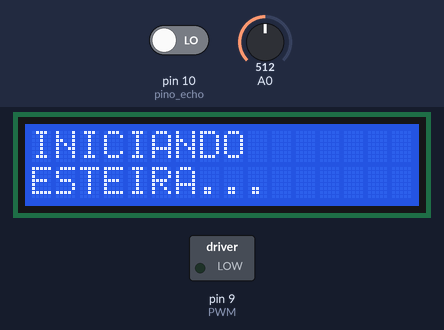
Simulated run of this sketch. Board: Arduino Uno, built with avr-gcc and run on an emulated ATmega328P. Parts: 16×2 character LCD, switched loads named in the sketch (green lamp = pin HIGH). The test bench sets the inputs (shaded band); at power-on: A0 = 512, pin 10 (pino_echo) LOW. Pins used as bus, display or sensor lines are not drawn.

Above: at 0.6 s.
At 7.7 s:
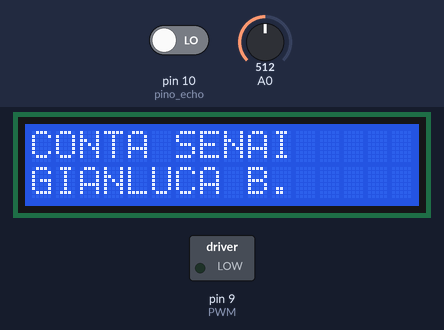
9.1 s: A0 set to 306
At 11.0 s:
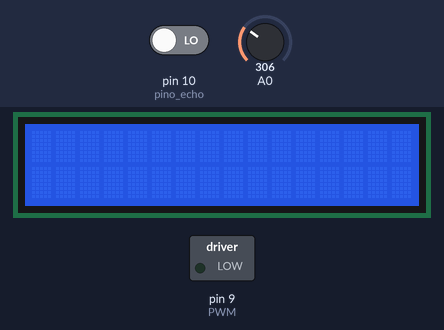
11.1 s: A0 set to 511
At 13.4 s:
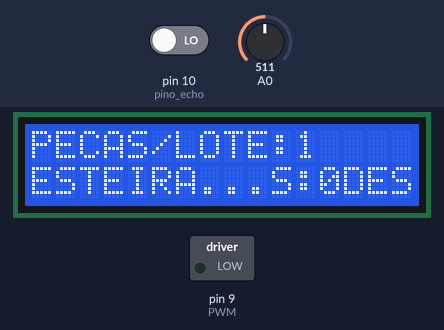
18.6 s: A0 set to 487
Timing chart, 0 to 21.6 s (numbered marks = the images above; inputs shaded):
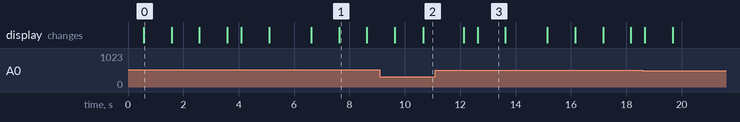

The sketch:

esteira.ino
```cpp
#include <LiquidCrystal.h>

#define pino_trigger 11
#define pino_echo 10
#define PWM 9

LiquidCrystal lcd(7,6,5,4,3,2);

int menu = 1;
int estadoA, estadoB=0;
int cont = 1;
int lote = 0;
int dutycycle, vel = 0;
int s4 = 0;
int pecast = 0;
int  estado = 0;
float distancia;


void liga_desliga(){
  if (analogRead(A0) > 500 && analogRead(A0) < 800){
    estadoA = 1;
    if ((estadoA == 1)){
      estado = !estado;
      delay(500);
    }


    if (estado == 1){
      LimpaTela();
      lcd.home();
      lcd.print("INICIANDO");
      lcd.setCursor(0, 1);
      lcd.print("ESTEIRA...");
      delay(1000);
      LimpaTela();
      lcd.home();
      lcd.print("CONTA SENAI");
      lcd.setCursor(0, 1);
      lcd.print("GIANLUCA B.");
      delay(1000);
      LimpaTela();
    }
    else{
      lcd.print("DESLIGANDO");
      lcd.setCursor(0, 1);
      lcd.print("ESTEIRA...");
      delay(1000);
      LimpaTela();
      dutycycle = 0;
      lote = 0;
      cont = 1;
      pecast=0;
    }
  }
   estadoA = 0;
}

  void left()
  {
    if (analogRead(A0) > 300 && analogRead(A0) < 500)
    {
      menu--;
      if (menu < 1)
      {
        menu = 1;
      }
      while (analogRead(A0) > 300 && analogRead(A0) < 500)
      {
        delay(20);
        lcd.clear();
      }
    }
  }
  void right()
  {
    if (analogRead(A0) < 50)
    {
      menu++;
      if (menu > 2)
      {
        menu = 2;
      }

      while (analogRead(A0) < 50)
      {
        delay(20);
        lcd.clear();
      }
    }
  }
  void up()
  {
    if (menu == 1)
    {
      if (analogRead(A0) > 50 && analogRead(A0) < 150)
      {
        cont++;
      }
      if (cont > 65000)
      {
        cont = 65000;
      }
      while (analogRead(A0) > 50 && analogRead(A0) < 150)
      {
        delay(20);
        lcd.clear();
      }
    }
    if (menu == 2)
    {
      if (analogRead(A0) > 50 && analogRead(A0) < 150)
      {
        dutycycle = dutycycle + 10;
      }
      if (dutycycle > 100)
      {
        dutycycle = 100;
      }
      while (analogRead(A0) > 50 && analogRead(A0) < 150)
      {
        delay(20);
        lcd.clear();
      }
    }
  }
  void down()
  {
    if (menu == 1)
    {
      if (analogRead(A0) > 150 && analogRead(A0) < 300)
      {
        cont--;
      }

      if (cont < 1)
      {
        cont = 1;
      }

      while (analogRead(A0) > 150 && analogRead(A0) < 300)
      {
        delay(20);
        lcd.clear();
      }
    }
    if (menu == 2)
    {
      if (analogRead(A0) > 150 && analogRead(A0) < 300)
      {
        dutycycle = dutycycle - 10;
      }
      if (dutycycle < 0)
      {
        dutycycle = 0;
      }
      while (analogRead(A0) > 150 && analogRead(A0) < 300)
      {
        delay(20);
        lcd.clear();
      }
    }
  }
  void LimpaTela(){
    lcd.clear();
    lcd.setCursor(0, 0);
  }
  void setup()
  {
    lcd.begin(16, 2);
    LimpaTela();
    pinMode(A0, INPUT);
    pinMode(10, INPUT);
    pinMode(11,OUTPUT);
    pinMode(PWM,OUTPUT);

  }
  void loop(){
    liga_desliga();
    left();
    right();
   	delay(1000);
    if (menu == 1 && estado == 1){

      lcd.home();
      lcd.print("PECAS/LOTE:");
      lcd.print(cont);
      lcd.setCursor(0, 1);
      lcd.print("TOTAL LOTES:");
      lcd.print(lote);
      if (s4 >= cont)
      {
        lote++;
        s4 = 0;
      }
      up();
      down();
      liga_desliga();
    }
    if (menu == 2 && estado == 1){
      lcd.home();
      lcd.print("MOTOR:");
      lcd.print(dutycycle);
      lcd.print("%");
      lcd.setCursor(0, 1);
      lcd.print("PECAS:");
      lcd.print(pecast);
      up();
      down();
      liga_desliga();
      if (dutycycle==0)
      {
        analogWrite(PWM,0);
      }
      else{
        analogWrite(PWM,map(dutycycle,0,100,0,255));
       }


    }
     if (distancia<=300 && distancia >=20)
      {
         s4++;
       	 pecast++;
      }
  digitalWrite(pino_trigger, LOW);
  delay(0005);
  digitalWrite(pino_trigger, HIGH);
  delay(0010);
  digitalWrite(pino_trigger, LOW);

  distancia = pulseIn (pino_echo, HIGH);
  distancia = distancia/58;

  }
```

Measured:
- after the input at 11.1 s, the display: first changes after 1.0 s (image 3 shows a later state)
- what the display in image 0 shows lasts 1.0 s, from 0.6 s to 1.6 s
